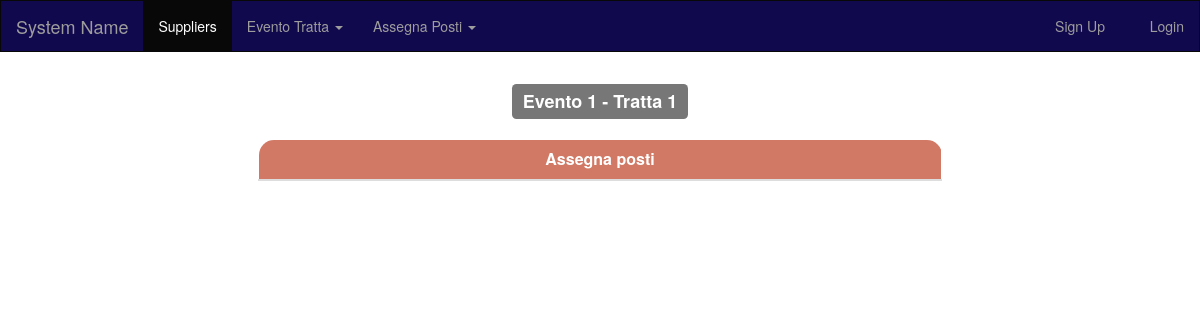
The page /index.php/suppliers/assegna_postio on the database as committed earlier.
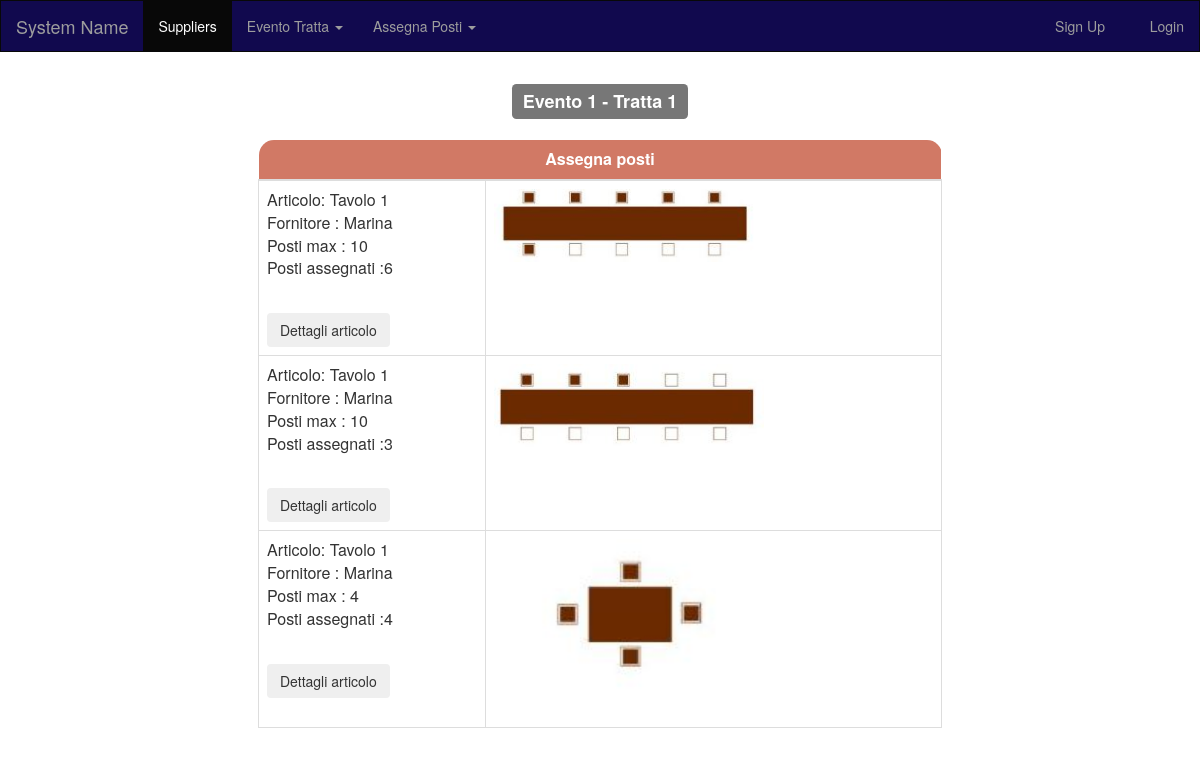
The same page on the database as committed later.
### tables this page shows
CREATE TABLE `assign_seats` (
  `seat_id` int(11) NOT NULL,
  `article` text NOT NULL,
  `img_seat` int(11) NOT NULL,
  `seat_type` int(11) NOT NULL DEFAULT '1'
);

CREATE TABLE `tbl_file_uploader` (
  `file_id` int(11) NOT NULL,
  `file_name` varchar(50) NOT NULL
);

### application/controllers/suppliers.php (called while the page is built, shortened)
<?php
class suppliers extends CI_Controller {
  public function __construct()
    {
        $this->load->library('session');
		$this->load->helper('url');
        $this->load->model('db_model');
    }
		public function assegna_postio()
    {
        $data['seats']=$this->db_model->get_seat_details(3);
        $this->load->view('header');
        $this->load->view('assegna_postio',$data);
        $this->load->view('footer');
    }
 }

### index.php (called while the page is built, shortened)
<?php
require_once BASEPATH.'core/CodeIgniter.php';

### application/models/db_model.php (called while the page is built, shortened)
<?php  if ( ! defined('BASEPATH')) exit('No direct script access allowed');
class db_model extends CI_Model
{
		public function get_seat_details($type)
	{
		$this->db->select('*');
        $this->db->from('assign_seats');
		$this->db->where('seat_type',$type);
        $query = $this->db->get();
        if ($query->num_rows() >= 1) {
		   return $query->result_array();
        } else {
            return false;
        }
    }
	public function get_images($img) {
        $this->db->select('file_name');
        $this->db->from('tbl_file_uploader');
        $this->db->where('file_id', $img);
        $query = $this->db->get();
        if ($query->num_rows() >= 1) {
            $data = $query->result_array();
            return $data;
        } else {
            return false;
        }
    }
	}

### application/views/assegna_postio.php (the view, shortened to what this page needs)
    <div align="center" class="container">
       <h3>
           <span class="label label-default">Evento 1 - Tratta 1</span>
       </h3>
<div class="table-responsive" style="max-width:60%">
           <table class="table table-bordered">
               <thead>
                   <tr>
                       <th colspan="2" id="rcornerlf"> Assegna posti
                       </th>
                   </tr>
               </thead>
               <tbody>
			<?php foreach($seats as $seat) { ?>
                   <tr>
                       <td>
                                                       <p><?php echo $seat['article'] ;?></p>
                           <br>
                           <button id="btn10_6" type="button" class="btn">Dettagli articolo</button>
                       </td>
                       <td>
                           <?php $get_img = $this->db_model->get_images($seat['img_seat']);
                           if ($get_img[0]['file_name'] == 'noimage.png') {
                           }else{ ?>
                           <img src="<?php echo  base_url()."uploads/seats/".$get_img[0]['file_name']; ?>"   class="img-responsive img-rounded" alt="" style="width:270px;height:auto;">
					<?php } ?></td>
                   </tr>
                   <?php } ?>
               </tbody>
           </table>
       </div>
   </div>

### application/views/header.php (shortened to what this page needs)
<html lang="it">
<!DOCTYPE html PUBLIC "-//W3C//DTD XHTML 1.0 Transitional//EN" "http://www.w3.org/TR/xhtml1/DTD/xhtml1-transitional.dtd">
<html xmlns="http://www.w3.org/1999/xhtml">
<head>
 <link rel="stylesheet" href="https://code.jquery.com/ui/1.12.1/themes/base/jquery-ui.css">
  <link rel="stylesheet" href="<?php echo site_url('css/bootstrap.min.css');?>">
  <link rel="stylesheet" href="<?php echo site_url('css/customd.css');?>">
  <link rel="stylesheet" href="<?php echo site_url('css/font-awesome.min.css');?>">
</head>
<body>
<nav class="navbar navbar-inverse" style="border-radius:0px">
  <div class="container-fluid">
    <div class="navbar-header">
      <a class="navbar-brand" href="#">System Name</a>
    </div>
    <ul class="nav navbar-nav">
      <li class="active"><a href="<?php echo site_url();?>">Suppliers</a></li>
      <li class="dropdown"><a class="dropdown-toggle" data-toggle="dropdown" href="<?php echo site_url('suppliers/evento_tratta_total');?>">Evento Tratta <span class="caret"></span></a>
      </li>
      <li class="dropdown"><a class="dropdown-toggle" data-toggle="dropdown" href="<?php echo site_url('suppliers/assegna_posti');?>">Assegna Posti <span class="caret"></span></a>
	  </li>
    </ul>
    <ul class="nav navbar-nav navbar-right">
      <li><a href="#"><span class="glyphicon glyphicon-user"></span> Sign Up</a></li>
      <li><a href="#"><span class="glyphicon glyphicon-log-in"></span> Login</a></li>
    </ul>
  </div>
</nav>

### application/views/footer.php
</body>
</html>

### css/customd.css (style rules this page uses)
th { background-color: #d17965; color: white; }
#rcornerlf { border-radius: 15px 15px 0px 0px; border-color: #FFF; border-top-color: 2px solid #FFF; text-align: center; border-bottom: 2px solid #ddd; }
body { background-color: #fff; }

Rows that differ between the two databases and show on the page:
added assign_seats: article "Articolo: Tavolo 1 Fornitore : Marina Posti max : 10 Posti assegnati :6", tbl_file_uploader.file_name (picture)
added assign_seats: article "Articolo: Tavolo 1 Fornitore : Marina Posti max : 10 Posti assegnati :3", tbl_file_uploader.file_name (picture)
added assign_seats: article "Articolo: Tavolo 1 Fornitore : Marina Posti max : 4 Posti assegnati :4", tbl_file_uploader.file_name (picture)
